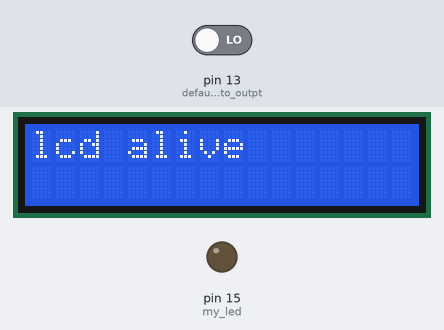
A sketch run on a simulated Arduino Uno, built with avr-gcc and run on an emulated ATmega328P. Parts: 16×2 character LCD, output pins drawn as LEDs (lit = HIGH). The inputs (shaded band) are chosen by the test bench; at power-on: pin 13 (defaults_to_outpt) LOW.

Above: at 2.1 s.
At 3.1 s:
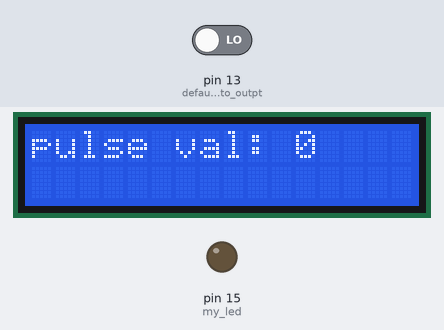

The sketch:

RCpulSensePulseIn.ino
```cpp
// cookbook 12-3 using pulseIn to capture/display an R/C pulse width
// fx usable with any digital pin
// mead mod for 16x2 lcd display, LED output pin, etc
// Connect signal from R/C receiver into Ardu's digital pin X
// Turn On R/C transmitter
// If in-range signal is received, you should see the LED turn On.
// If not in range, LED is turned Off.

#include <LiquidCrystal.h>

int my_led = 15; // A1 drives LED
unsigned long pulse_val;  // never over 2400 for RC but function handles much longer

// make DFRobot LCD object, with Pins to use
LiquidCrystal lcd(8, 9, 4, 5, 6, 7);  // order matters

void setup()
{
  lcd.begin(16, 2);
  lcd.clear();
  lcd.setCursor(0, 0);
  lcd.print("lcd alive");
  delay(2000);

  pinMode(my_led, OUTPUT); // led + on A1
  pinMode(13,INPUT);  // defaults to outpt (onboard LED)
//  pinMode(16, OUTPUT); // can use A2 for LED ground
//  digitalWrite(16, LOW);

} // end setup


void loop()
{
  pulse_val = pulseIn(13, HIGH);  // record width of high pulse from Dx

  if (pulse_val > 1200 && pulse_val < 1800)  // middle of range lites up, else dark
  {
    digitalWrite(my_led, HIGH);   // if the value is mid- R/C range, turn the LED On
  }  // end if
  else
  {
    digitalWrite(my_led, LOW);  // If value is not within the range, turn the LED Off.
  }
  lcd.clear();  // display value on LCD
  lcd.setCursor(0, 0);
  lcd.print("pulse val: ");
  // lcd.setCursor(0, 1);
  lcd.print(pulse_val);
  delay(100);
}  //end loop
```
